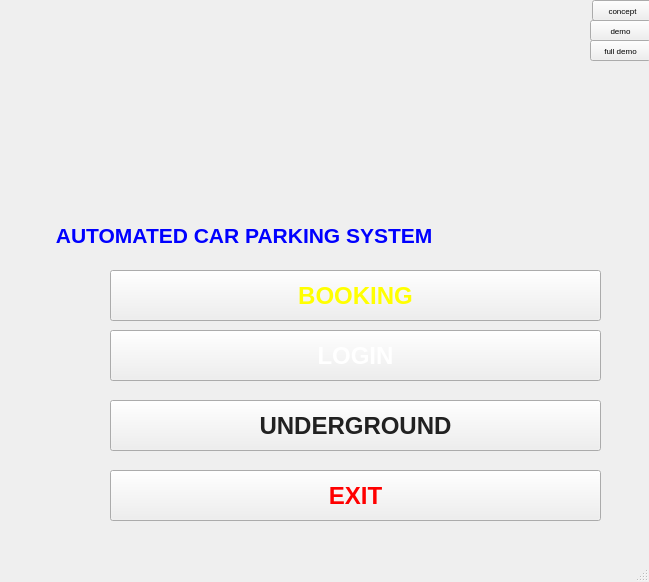
<?xml version="1.0" encoding="UTF-8"?>
<ui version="4.0">
 <class>MainWindow</class>
 <widget class="QMainWindow" name="MainWindow">
  <property name="geometry">
   <rect>
    <x>0</x>
    <y>0</y>
    <width>649</width>
    <height>582</height>
   </rect>
  </property>
  <property name="windowTitle">
   <string>MainWindow</string>
  </property>
  <property name="styleSheet">
   <string notr="true">background-image: url(:/newPrefix/images (5).jpg);
background-image: url(:/newPrefix/DY0YG9AVMAAjiO0.jpg);
</string>
  </property>
  <widget class="QWidget" name="centralwidget">
   <widget class="QPushButton" name="pushButton">
    <property name="geometry">
     <rect>
      <x>110</x>
      <y>270</y>
      <width>491</width>
      <height>51</height>
     </rect>
    </property>
    <property name="font">
     <font>
      <family>MS Shell Dlg 2</family>
      <pointsize>18</pointsize>
      <weight>75</weight>
      <italic>false</italic>
      <bold>true</bold>
     </font>
    </property>
    <property name="styleSheet">
     <string notr="true">color: rgb(170, 85, 255);
color: rgb(255, 255, 0);
border-bottom-color: rgb(0, 0, 0);
background-image: url(:/newPrefix/car.jpg);
</string>
    </property>
    <property name="text">
     <string>BOOKING</string>
    </property>
   </widget>
   <widget class="QPushButton" name="pushButton_2">
    <property name="geometry">
     <rect>
      <x>110</x>
      <y>330</y>
      <width>491</width>
      <height>51</height>
     </rect>
    </property>
    <property name="font">
     <font>
      <pointsize>18</pointsize>
      <weight>75</weight>
      <bold>true</bold>
     </font>
    </property>
    <property name="styleSheet">
     <string notr="true">color: rgb(255, 255, 255);
background-image: url(:/newPrefix/isometric-cutaway-image-for-automatic-car-parking-system-by-agv-automated-M0XHTA.jpg);</string>
    </property>
    <property name="text">
     <string>LOGIN</string>
    </property>
   </widget>
   <widget class="QPushButton" name="pushButton_3">
    <property name="geometry">
     <rect>
      <x>110</x>
      <y>400</y>
      <width>491</width>
      <height>51</height>
     </rect>
    </property>
    <property name="font">
     <font>
      <pointsize>18</pointsize>
      <weight>75</weight>
      <bold>true</bold>
     </font>
    </property>
    <property name="styleSheet">
     <string notr="true">color: rgb(33, 33, 33);
background-image: url(:/newPrefix/isometric-cutaway-image-for-automatic-car-parking-system-by-agv-automated-M0XHTA.jpg);</string>
    </property>
    <property name="text">
     <string>UNDERGROUND</string>
    </property>
   </widget>
   <widget class="QPushButton" name="pushButton_4">
    <property name="geometry">
     <rect>
      <x>110</x>
      <y>470</y>
      <width>491</width>
      <height>51</height>
     </rect>
    </property>
    <property name="font">
     <font>
      <pointsize>18</pointsize>
      <weight>75</weight>
      <bold>true</bold>
     </font>
    </property>
    <property name="styleSheet">
     <string notr="true">color: rgb(255, 0, 0);
background-image: url(:/newPrefix/isometric-cutaway-image-for-automatic-car-parking-system-by-agv-automated-M0XHTA.jpg);</string>
    </property>
    <property name="text">
     <string>EXIT</string>
    </property>
   </widget>
   <widget class="QLabel" name="label">
    <property name="geometry">
     <rect>
      <x>0</x>
      <y>-10</y>
      <width>631</width>
      <height>251</height>
     </rect>
    </property>
    <property name="font">
     <font>
      <pointsize>20</pointsize>
      <weight>75</weight>
      <bold>true</bold>
     </font>
    </property>
    <property name="styleSheet">
     <string notr="true">image: url(:/newPrefix/E:/new sd/Eraser/1536827617715.png);
</string>
    </property>
    <property name="text">
     <string/>
    </property>
   </widget>
   <widget class="QLabel" name="label_2">
    <property name="geometry">
     <rect>
      <x>10</x>
      <y>210</y>
      <width>661</width>
      <height>51</height>
     </rect>
    </property>
    <property name="font">
     <font>
      <pointsize>16</pointsize>
      <weight>75</weight>
      <bold>true</bold>
     </font>
    </property>
    <property name="styleSheet">
     <string notr="true">background-image: url(:/newPrefix/images.jpg);
color: rgb(0, 0, 255);</string>
    </property>
    <property name="text">
     <string>        AUTOMATED CAR PARKING SYSTEM</string>
    </property>
   </widget>
   <widget class="QPushButton" name="pushButton_5">
    <property name="geometry">
     <rect>
      <x>592</x>
      <y>0</y>
      <width>61</width>
      <height>21</height>
     </rect>
    </property>
    <property name="font">
     <font>
      <pointsize>6</pointsize>
     </font>
    </property>
    <property name="text">
     <string>concept</string>
    </property>
   </widget>
   <widget class="QPushButton" name="pushButton_6">
    <property name="geometry">
     <rect>
      <x>590</x>
      <y>20</y>
      <width>61</width>
      <height>21</height>
     </rect>
    </property>
    <property name="font">
     <font>
      <pointsize>6</pointsize>
     </font>
    </property>
    <property name="text">
     <string>demo</string>
    </property>
   </widget>
   <widget class="QPushButton" name="full_demo">
    <property name="geometry">
     <rect>
      <x>590</x>
      <y>40</y>
      <width>61</width>
      <height>21</height>
     </rect>
    </property>
    <property name="font">
     <font>
      <pointsize>6</pointsize>
     </font>
    </property>
    <property name="text">
     <string>full demo</string>
    </property>
   </widget>
  </widget>
  <widget class="QMenuBar" name="menubar">
   <property name="geometry">
    <rect>
     <x>0</x>
     <y>0</y>
     <width>649</width>
     <height>26</height>
    </rect>
   </property>
  </widget>
  <widget class="QStatusBar" name="statusbar"/>
 </widget>
 <resources>
  <include location="../../../Desktop/xyz.qrc"/>
 </resources>
 <connections/>
</ui>
